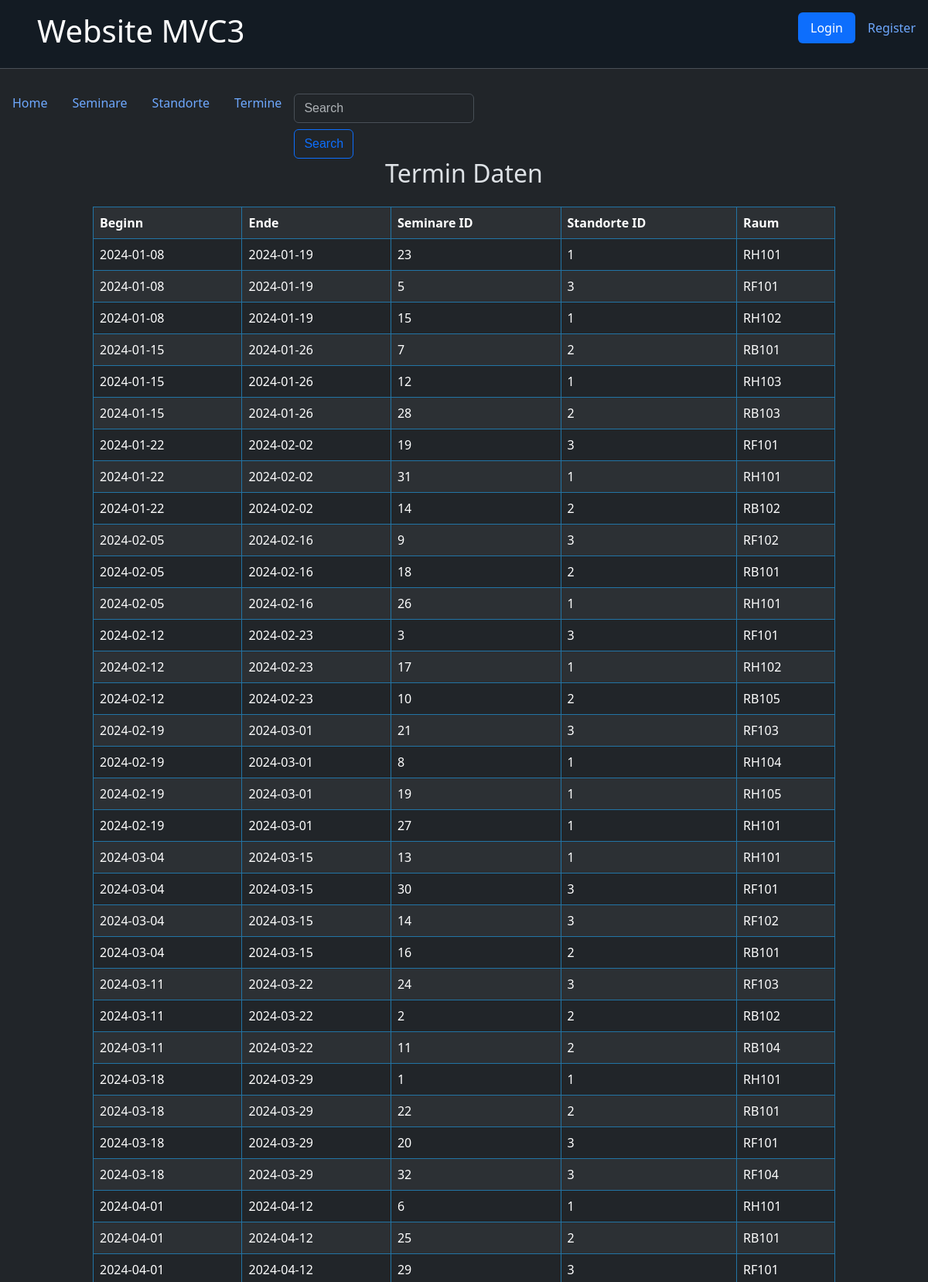
Page /index.php?action=termin (upper part) on the committed database.
### tables this page shows
CREATE TABLE `termine` (
  `id` int(11) NOT NULL AUTO_INCREMENT,
  `beginn` date NOT NULL,
  `ende` date NOT NULL,
  `seminare_id` int(11) NOT NULL,
  `standorte_id` int(11) NOT NULL,
  `raum` varchar(30) NOT NULL,
  PRIMARY KEY (`id`),
  KEY `seminare_fk_1` (`seminare_id`),
  KEY `standorte_fk_2` (`standorte_id`),
  CONSTRAINT `seminare_fk_1` FOREIGN KEY (`seminare_id`) REFERENCES `seminare` (`id`),
  CONSTRAINT `standorte_fk_2` FOREIGN KEY (`standorte_id`) REFERENCES `standorte` (`id`)
);

### index.php (called while the page is built, shortened)
<?php
require_once "include/datenbank.php";
if (isset($_GET['action'])) {
    $action = $_GET['action'];
} else {
    $action = 'index';
}
switch ($action) {
	case 'termin':
	$termin = new Termin();
	$result = $termin->selectAll($db);
	break;
}
require_once "views/layout.php";
?>

### models/Termin.php (called while the page is built, shortened)
<?php
class Termin implements iDatenbank
{
	private $seminare_id;
	private $beginn;
	private $ende;
	private $standorte_id;
	private $raum;
	function set_daten($daten)
	{
		if (!is_array($daten)) {
			return;
		}
		foreach ($daten as $key => $value) {
			$setter = "set" . ucfirst($key);
		}
	}
	public function getSeminare_id()
	{
		return $this->seminare_id;
	}
	public function setSeminare_id($param)
	{
		$this->seminare_id = $param;
	}
	public function getBeginn()
	{
		return $this->beginn;
	}
	public function setBeginn($param)
	{
		$this->beginn = $param;
	}
	public function getEnde()
	{
		return $this->ende;
	}
	public function setEnde($param)
	{
		$this->ende = $param;
	}
	public function getStandorte_id()
	{
		return $this->standorte_id;
	}
	public function setStandorte_id($param)
	{
		$this->standorte_id = $param;
	}
	public function getRaum()
	{
		return $this->raum;
	}
	public function setRaum($param)
	{
		$this->raum = $param;
	}
	function selectAll($db)
	{
		$sql = "SELECT * FROM termine";
		$stmt = $db-> prepare($sql);
		$stmt-> execute();
		foreach ($stmt->fetchAll() as $result)
		{
			$results[] = new Termin($result);
		}
		return $results;
	}
}
?>

### views/_termin_all.php (the view)
<tr>
	<td><?= $termin->getBeginn() ?></td>
	<td><?= $termin->getEnde() ?></td>
	<td><?= $termin->getSeminare_id() ?></td>
	<td><?= $termin->getStandorte_id() ?></td>
	<td><?= $termin->getRaum() ?></td>
</tr>

### views/termin.php
<h2 class="h2-daten">Termin Daten</h2>
<div class="table-wrapper">
<table class="table-self table table-striped table-hover">
<tr>
	<th>Beginn</th>
	<th>Ende</th>
	<th>Seminare ID</th>
	<th>Standorte ID</th>
	<th>Raum</th>
</tr>
<?php
foreach($result AS $termin)
{
	require "_termin_all.php";
}
?>
</table>
</div>

### css/style.css (style rules this page uses)
body { margin-bottom: 4%; }
.h2-daten { display: flex; justify-content: center; margin-bottom: 2%; }
.table-wrapper { display: grid; grid-template-columns: repeat(auto-fit, minmax(300px, 1fr)); justify-items: center; gap: 1rem; }
.table-self { width: 80%; border-collapse: collapse; }
.table-self th, .table-self td { border: 1px solid #2274A5; padding: 8px; text-align: left; }

### rows in the picture
termine: beginn "2024-01-08", ende "2024-01-19", seminare "23", standorte "1", raum "RH101"
termine: beginn "2024-01-08", ende "2024-01-19", seminare "5", standorte "3", raum "RF101"
termine: beginn "2024-01-08", ende "2024-01-19", seminare "15", standorte "1", raum "RH102"
termine: beginn "2024-01-15", ende "2024-01-26", seminare "7", standorte "2", raum "RB101"
termine: beginn "2024-01-15", ende "2024-01-26", seminare "12", standorte "1", raum "RH103"
termine: beginn "2024-01-15", ende "2024-01-26", seminare "28", standorte "2", raum "RB103"
termine: beginn "2024-01-22", ende "2024-02-02", seminare "19", standorte "3", raum "RF101"
termine: beginn "2024-01-22", ende "2024-02-02", seminare "31", standorte "1", raum "RH101"
termine: beginn "2024-01-22", ende "2024-02-02", seminare "14", standorte "2", raum "RB102"
termine: beginn "2024-02-05", ende "2024-02-16", seminare "9", standorte "3", raum "RF102"
termine: beginn "2024-02-05", ende "2024-02-16", seminare "18", standorte "2", raum "RB101"
termine: beginn "2024-02-05", ende "2024-02-16", seminare "26", standorte "1", raum "RH101"
termine: beginn "2024-02-12", ende "2024-02-23", seminare "3", standorte "3", raum "RF101"
termine: beginn "2024-02-12", ende "2024-02-23", seminare "17", standorte "1", raum "RH102"
termine: beginn "2024-02-12", ende "2024-02-23", seminare "10", standorte "2", raum "RB105"
termine: beginn "2024-02-19", ende "2024-03-01", seminare "21", standorte "3", raum "RF103"
termine: beginn "2024-02-19", ende "2024-03-01", seminare "8", standorte "1", raum "RH104"
termine: beginn "2024-02-19", ende "2024-03-01", seminare "19", standorte "1", raum "RH105"
termine: beginn "2024-02-19", ende "2024-03-01", seminare "27", standorte "1", raum "RH101"
termine: beginn "2024-03-04", ende "2024-03-15", seminare "13", standorte "1", raum "RH101"
termine: beginn "2024-03-04", ende "2024-03-15", seminare "30", standorte "3", raum "RF101"
termine: beginn "2024-03-04", ende "2024-03-15", seminare "14", standorte "3", raum "RF102"
termine: beginn "2024-03-04", ende "2024-03-15", seminare "16", standorte "2", raum "RB101"
termine: beginn "2024-03-11", ende "2024-03-22", seminare "24", standorte "3", raum "RF103"
termine: beginn "2024-03-11", ende "2024-03-22", seminare "2", standorte "2", raum "RB102"
termine: beginn "2024-03-11", ende "2024-03-22", seminare "11", standorte "2", raum "RB104"
termine: beginn "2024-03-18", ende "2024-03-29", seminare "1", standorte "1", raum "RH101"
termine: beginn "2024-03-18", ende "2024-03-29", seminare "22", standorte "2", raum "RB101"
termine: beginn "2024-03-18", ende "2024-03-29", seminare "20", standorte "3", raum "RF101"
termine: beginn "2024-03-18", ende "2024-03-29", seminare "32", standorte "3", raum "RF104"
termine: beginn "2024-04-01", ende "2024-04-12", seminare "6", standorte "1", raum "RH101"
termine: beginn "2024-04-01", ende "2024-04-12", seminare "25", standorte "2", raum "RB101"
termine: beginn "2024-04-01", ende "2024-04-12", seminare "29", standorte "3", raum "RF101"
